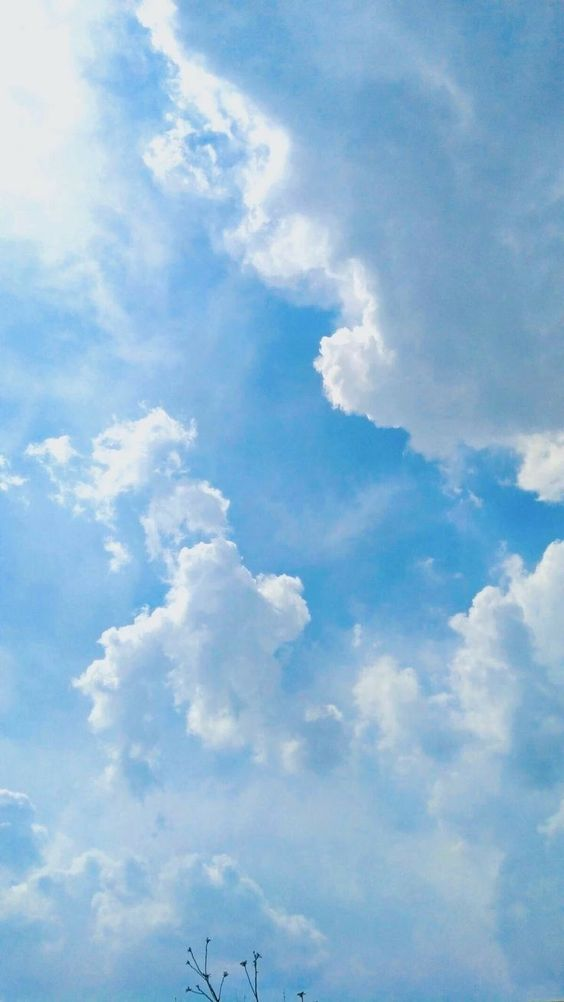
#> input picture sky.jpg, 564 x 1002 px
$ jupyter execute --allow-errors size.ipynb   (older library calls are emulated)
#> lines starting #> are read from the running program, lines starting #| are printed output that depends on the picture
[cell 1]
from PIL import Image
import random
# 이우원의 테스트

[cell 2]
background = Image.open('sky.jpg')
#> background is the input picture: PIL image 564x1002 RGB; mean R, G, B 144.6, 186, 217
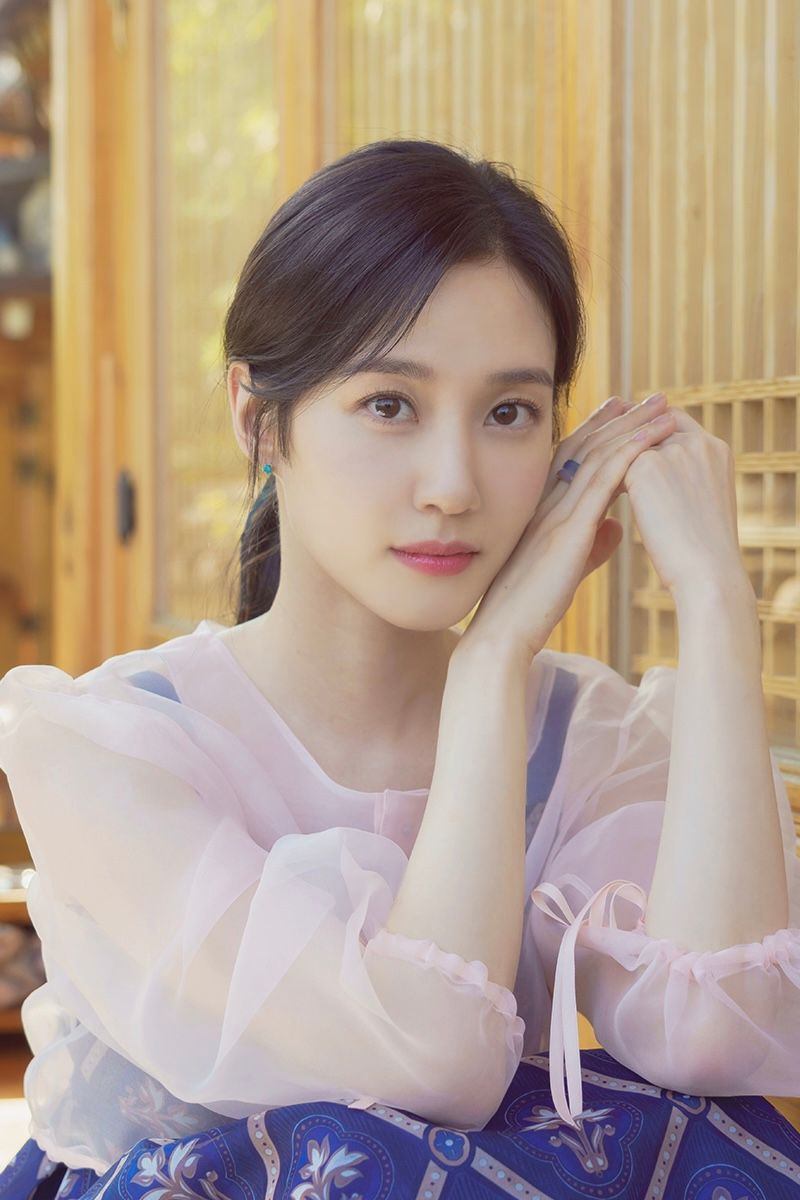
#> input picture 1.jpg, 800 x 1200 px
#> further down, img is the input picture: PIL image 800x1200 RGB; mean R, G, B 177.7, 157.9, 142.3

[cell 3]
imglst=[]
#> (the rest of this cell did not finish here and is left out)

[cell 4]
b = 0
#> b = 0
for i in range(len(imglst)):
    flag = 0
    if imglst[i].size[0] > imglst[i].size[1]:
        imglst[i] = imglst[i].transpose(Image.ROTATE_90)
        flag = 1
    if i == 0 :
        basewidth = int(background.width * 0.6)
    else:
        basewidth = int(b * 0.9)
    wpercent = (basewidth / float(imglst[i].size[0]))
    hsize = int((float(imglst[i].size[1]) * float(wpercent)))
    imglst[i] = imglst[i].resize((basewidth, hsize), Image.ANTIALIAS)
    b = basewidth
    if flag == 1:
        imglst[i] = imglst[i].transpose(Image.ROTATE_270)
#> this loop made 3 passes
#> (basewidth, wpercent, hsize, b) on passes 1 to 3: (338, 0.422, 507, 338), (304, 0.405, 455, 304), (273, 0.341, 407, 273)
#> after the loop, imglst = 3 items

[cell 5]
back = background.copy()
for img in imglst:
    w = random.randint(0,(background.width - img.width))
    h = random.randint(0,(background.height - img.height))
    print((w,h))
    back.paste(img, (w,h))
#> this loop made 3 passes
#> (w, h) on passes 1 to 3: (216, 197), (215, 41), (132, 523)
#| (216, 197)
#| (215, 41)
#| (132, 523)
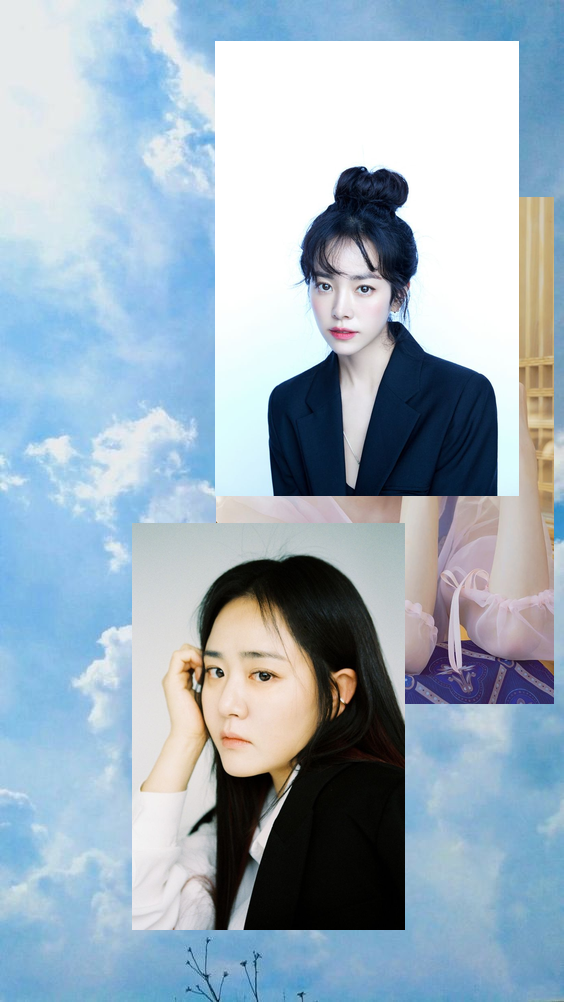
#> back: PIL image 564x1002 RGB; mean R, G, B 156.9, 174.7, 188.7
